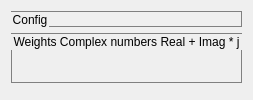
         <widget class="QWidget" name="tab_4">
          <attribute name="title">
           <string>DPD Settings</string>
          </attribute>
          <layout class="QVBoxLayout" name="verticalLayout_8">
           <item>
            <widget class="QGroupBox" name="groupBox_6">
             <property name="maximumSize">
              <size>
               <width>16777215</width>
               <height>350</height>
              </size>
             </property>
             <property name="styleSheet">
              <string notr="true">QGroupBox{
border:1px solid gray;
}</string>
             </property>
             <property name="title">
              <string>Config</string>
             </property>
             <widget class="QWidget" name="layoutWidget_4">
              <property name="geometry">
               <rect>
                <x>30</x>
                <y>20</y>
                <width>791</width>
                <height>322</height>
               </rect>
              </property>
              <layout class="QVBoxLayout" name="verticalLayout_6">
               <item>
                <layout class="QHBoxLayout" name="horizontalLayout_21">
                 <item>
                  <widget class="QLabel" name="label_20">
                   <property name="text">
                    <string>MODEL VERSION</string>
                   </property>
                  </widget>
                 </item>
                 <item>
                  <widget class="QSpinBox" name="dpd_settings_txt_model_version"/>
                 </item>
                </layout>
               </item>
               <item>
                <layout class="QHBoxLayout" name="horizontalLayout_22">
                 <item>
                  <spacer name="horizontalSpacer_2">
                   <property name="orientation">
                    <enum>Qt::Horizontal</enum>
                   </property>
                   <property name="sizeHint" stdset="0">
                    <size>
                     <width>40</width>
                     <height>20</height>
                    </size>
                   </property>
                  </spacer>
                 </item>
                 <item>
                  <widget class="QCheckBox" name="dpd_settings_chk_robust_modeling">
                   <property name="text">
                    <string>ROBUST MODELING</string>
                   </property>
                  </widget>
                 </item>
                </layout>
               </item>
               <item>
                <layout class="QHBoxLayout" name="horizontalLayout_23">
                 <item>
                  <spacer name="horizontalSpacer_3">
                   <property name="orientation">
                    <enum>Qt::Horizontal</enum>
                   </property>
                   <property name="sizeHint" stdset="0">
                    <size>
                     <width>40</width>
                     <height>20</height>
                    </size>
                   </property>
                  </spacer>
                 </item>
                 <item>
                  <widget class="QCheckBox" name="dpd_settings_chk_high_power_model_update">
                   <property name="text">
                    <string>HIGH POWER MODEL UPDATE</string>
                   </property>
                  </widget>
                 </item>
                </layout>
               </item>
               <item>
                <layout class="QHBoxLayout" name="horizontalLayout_24">
                 <item>
                  <widget class="QLabel" name="label_21">
                   <property name="text">
                    <string>SAMPLES</string>
                   </property>
                  </widget>
                 </item>
                 <item>
                  <widget class="QSpinBox" name="dpd_settings_txt_samples"/>
                 </item>
                </layout>
               </item>
               <item>
                <layout class="QHBoxLayout" name="horizontalLayout_25">
                 <item>
                  <widget class="QLabel" name="label_22">
                   <property name="text">
                    <string>DAMPING</string>
                   </property>
                  </widget>
                 </item>
                 <item>
                  <widget class="QSpinBox" name="dpd_settings_txt_damping"/>
                 </item>
                </layout>
               </item>
               <item>
                <layout class="QHBoxLayout" name="horizontalLayout_26">
                 <item>
                  <widget class="QLabel" name="label_23">
                   <property name="text">
                    <string>OUTLIER THRESHOLD</string>
                   </property>
                  </widget>
                 </item>
                 <item>
                  <widget class="QSpinBox" name="dpd_settings_txt_outlier_threshold"/>
                 </item>
                </layout>
               </item>
               <item>
                <layout class="QHBoxLayout" name="horizontalLayout_27">
                 <item>
                  <widget class="QLabel" name="label_24">
                   <property name="text">
                    <string>ADDITIONAL DELAY OFFSET</string>
                   </property>
                  </widget>
                 </item>
                 <item>
                  <widget class="QSpinBox" name="dpd_settings_txt_additional_delay_offset"/>
                 </item>
                </layout>
               </item>
               <item>
                <layout class="QHBoxLayout" name="horizontalLayout_28">
                 <item>
                  <widget class="QLabel" name="label_25">
                   <property name="text">
                    <string>PATH DELAY PN SEQ LEVEL</string>
                   </property>
                  </widget>
                 </item>
                 <item>
                  <widget class="QSpinBox" name="dpd_settings_txt_path_delay_pn_seq_level"/>
                 </item>
                </layout>
               </item>
               <item>
                <layout class="QHBoxLayout" name="horizontalLayout_29">
                 <item>
                  <widget class="QLabel" name="label_26">
                   <property name="text">
                    <string>NUM WEIGHTS</string>
                   </property>
                  </widget>
                 </item>
                 <item>
                  <widget class="QSpinBox" name="dpd_settings_txt_num_weights"/>
                 </item>
                </layout>
               </item>
               <item>
                <layout class="QHBoxLayout" name="horizontalLayout_30">
                 <item>
                  <widget class="QLabel" name="label_27">
                   <property name="text">
                    <string>MODEL PRIOR WEIGHT</string>
                   </property>
                  </widget>
                 </item>
                 <item>
                  <widget class="QSpinBox" name="dpd_settings_txt_model_prior_weight"/>
                 </item>
                </layout>
               </item>
              </layout>
             </widget>
            </widget>
           </item>
           <item>
            <widget class="QGroupBox" name="groupBox_7">
             <property name="sizePolicy">
              <sizepolicy hsizetype="Preferred" vsizetype="Expanding">
               <horstretch>0</horstretch>
               <verstretch>0</verstretch>
              </sizepolicy>
             </property>
             <property name="maximumSize">
              <size>
               <width>16777215</width>
               <height>500</height>
              </size>
             </property>
             <property name="styleSheet">
              <string notr="true">QGroupBox{
border:1px solid gray;
}</string>
             </property>
             <property name="title">
              <string>Weights Complex numbers Real + Imag * j</string>
             </property>
             <widget class="QWidget" name="layoutWidget_5">
              <property name="geometry">
               <rect>
                <x>70</x>
                <y>40</y>
                <width>841</width>
                <height>191</height>
               </rect>
              </property>
              <layout class="QVBoxLayout" name="verticalLayout_7">
               <item>
                <layout class="QHBoxLayout" name="horizontalLayout_31">
                 <item>
                  <widget class="QLabel" name="label_28">
                   <property name="text">
                    <string>WEIGHTS 0 REAL</string>
                   </property>
                  </widget>
                 </item>
                 <item>
                  <widget class="QSpinBox" name="dpd_settings_txt_weight0_real">
                   <property name="minimum">
                    <number>0</number>
                   </property>
                   <property name="value">
                    <number>0</number>
                   </property>
                  </widget>
                 </item>
                 <item>
                  <widget class="QLabel" name="label_32">
                   <property name="text">
                    <string>IMAG</string>
                   </property>
                  </widget>
                 </item>
                 <item>
                  <widget class="QSpinBox" name="dpd_settings_txt_weight0_imag"/>
                 </item>
                </layout>
               </item>
               <item>
                <layout class="QHBoxLayout" name="horizontalLayout_32">
                 <item>
                  <widget class="QLabel" name="label_30">
                   <property name="text">
                    <string>WEIGHTS 1 REAL</string>
                   </property>
                  </widget>
                 </item>
                 <item>
                  <widget class="QSpinBox" name="dpd_settings_txt_weight1_real"/>
                 </item>
                 <item>
                  <widget class="QLabel" name="label_33">
                   <property name="text">
                    <string>IMAG</string>
                   </property>
                  </widget>
                 </item>
                 <item>
                  <widget class="QSpinBox" name="dpd_settings_txt_weight1_imag"/>
                 </item>
                </layout>
               </item>
               <item>
                <layout class="QHBoxLayout" name="horizontalLayout_33">
                 <item>
                  <widget class="QLabel" name="label_31">
                   <property name="text">
                    <string>WEIGHTS 2 REAL</string>
                   </property>
                  </widget>
                 </item>
                 <item>
                  <widget class="QSpinBox" name="dpd_settings_txt_weight2_real"/>
                 </item>
                 <item>
                  <widget class="QLabel" name="label_34">
                   <property name="text">
                    <string>IMAG</string>
                   </property>
                  </widget>
                 </item>
                 <item>
                  <widget class="QSpinBox" name="dpd_settings_txt_weight2_imag"/>
                 </item>
                </layout>
               </item>
              </layout>
             </widget>
            </widget>
           </item>
           <item>
            <widget class="QWidget" name="widget_2" native="true"/>
           </item>
          </layout>
         </widget>
